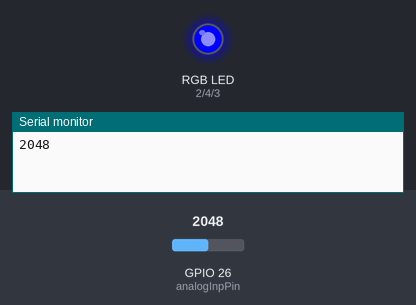
This sketch was run on a simulated ESP32. On the bench: an RGB LED mixed from three pins (HIGH = lit), the last lines printed to the serial monitor. The test bench sets the inputs (shaded band); at power-on: GPIO 26 (analogInpPin) = 2048.

Above: at 6.2 s.
6.3 s: GPIO 26 (analogInpPin) set to 240
11.9 s: GPIO 26 (analogInpPin) set to 203
At 16.0 s:
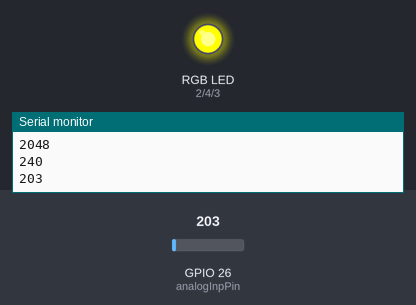
17.5 s: GPIO 26 (analogInpPin) set to 94
23.1 s: GPIO 26 (analogInpPin) set to 85
At 26.0 s:
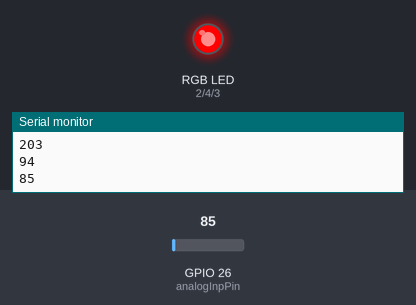
28.7 s: GPIO 26 (analogInpPin) set to 260
At 31.0 s:
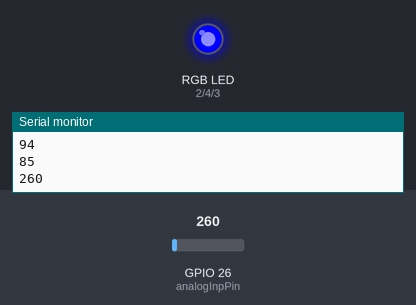
34.3 s: GPIO 26 (analogInpPin) set to 180
At 36.1 s:
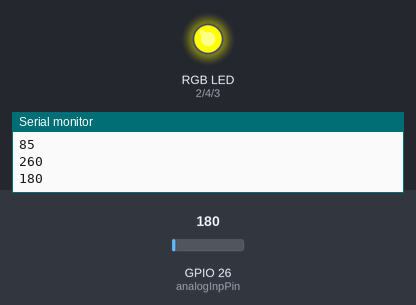
Timing chart, 0 to 37.6 s (numbered marks = the images above; inputs shaded):
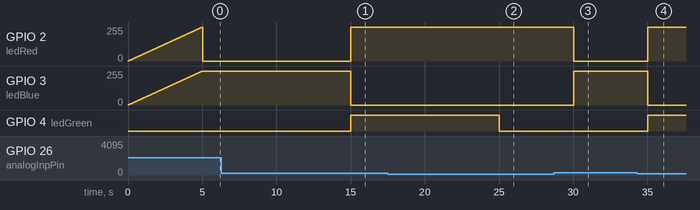

The sketch:

BSPP.ino
```cpp
/*
Barely Smart Plant Pot v1

by Mark Bolanos
*/

// Calibrate the sensor to the needs of the plant

#include <RGBLed.h>     //https://github.com/wilmouths/RGBLed/tree/master -- link to the lib


#define analogInpPin 26 // Analogue inp pin for the soil sensor
#define ledRed 2
#define ledBlue 3
#define ledGreen 4

RGBLed led(ledRed, ledGreen, ledBlue, RGBLed::COMMON_CATHODE);  // Instantiate the LED object


void isDry(){
  led.setColor(RGBLed::RED);
}

void isMoist(){
  led.setColor(RGBLed::BLUE);
}

void isHalfMoist(){
  led.setColor(RGBLed::YELLOW);
}


void setup() {
  // put your setup code here, to run once:
  Serial.begin(9600);
  pinMode(analogInpPin, INPUT);
  pinMode(ledRed, OUTPUT);
  pinMode(ledGreen, OUTPUT);
  pinMode(ledBlue, OUTPUT);

  // Start off with led off and then fade in to purple
  led.off();
  led.fadeIn(RGBLed::MAGENTA,500, 5000);


}

void loop() {
  // put your main code here, to run repeatedly:
  int moistVal = analogRead(analogInpPin);
  Serial.println(moistVal);

  // Far from final , just an idea to test things out
  if (moistVal > 220){
    isMoist();
  } else if (moistVal < 220 && moistVal > 90){
    isHalfMoist();
  } else if (moistVal < 90){
    isDry();
  }
  delay(5000);

}
```

Measured:
- the behaviour switches between 220 and 219 on GPIO 26 (analogInpPin) (found by bisection; images 0 and 1)
- the behaviour switches between 90 and 89 on GPIO 26 (analogInpPin) (found by bisection; images 1 and 2)
- after the input at 11.9 s, GPIO 2 (ledRed): 0/255 → 255/255 after 3.1 s; GPIO 3 (ledBlue): 255/255 → 0/255 after 3.1 s; GPIO 4 (ledGreen): LOW → HIGH after 3.1 s
- after the input at 23.1 s, GPIO 4 (ledGreen): HIGH → LOW after 1.9 s
- after the input at 28.7 s, GPIO 2 (ledRed): 255/255 → 0/255 after 1.3 s; GPIO 3 (ledBlue): 0/255 → 255/255 after 1.3 s
- after the input at 34.3 s, GPIO 2 (ledRed): 0/255 → 255/255 after 0.72 s; GPIO 3 (ledBlue): 255/255 → 0/255 after 0.72 s; GPIO 4 (ledGreen): LOW → HIGH after 0.72 s
- by itself, GPIO 2 (ledRed): rises from 1/255 to 255/255 in 5.0 s, then falls to 0/255 in 0.01 s
